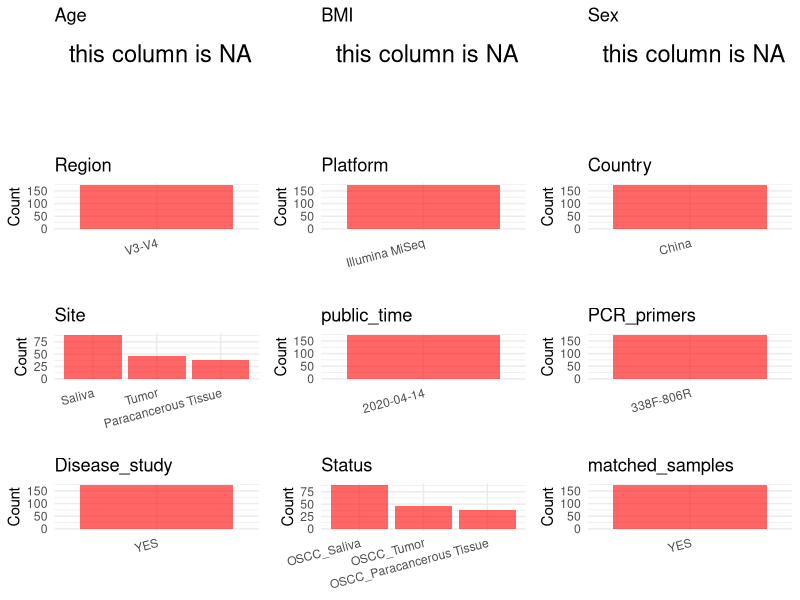

Generate this figure with R: (Note: this script raises an error after producing the figure.)
## ---- chunk 1
# Load necessary libraries
library(dplyr)
library(ggplot2)
library(cowplot)
library(readxl)

# Set working directory (update this path to your local directory)
setwd("/home/dongbiao/word_embedding_microbiome/all_data/oral/global-oral-microbiome/data/projects/OEP000837")

# Read the initial metadata files
initial_meta<-read_xlsx("OEP00000837_Data_1758007425482.xlsx",sheet = "sheet1")

# Combine the two metadata files
#meta <- rbind(initial_meta, initial_meta1)

# Remove entries where Organism is "gut metagenome" (non-oral samples)
#meta <- subset(meta, Organism != "gut metagenome")

# Check the number of samples containing "HT" in Sample.Name (e.g., healthy controls)
#nrow(subset(meta, grepl("HT", Sample.Name)))

# Display the first few rows of the metadata
head(initial_meta)
## ---- chunk 2
# Create a uniform metadata dataframe
metadata <- data.frame(
  BioProject = "OEP000837",
  Run = gsub("(.*)\\.fq\\.gz", "\\1", initial_meta$data_name),
  sample_name = initial_meta$sample_name,
  Age = NA,
  BMI = NA,
  Sex=NA,
  Region = "V3-V4",
  Platform = "Illumina MiSeq",
  Country = "China",
  #Site = "Saliva",
  public_time = "2020-04-14",
  stringsAsFactors = FALSE
)
metadata<-unique(metadata)
## ---- chunk 3

# Add information obtained from the publication
metadata$PCR_primers <- "338F-806R"
metadata$title <- "Oral Microbiota Analysis of Tissue Pairs and Saliva Samples From Patients With Oral Squamous Cell Carcinoma A Pilot Study"
metadata$Disease_study <- "YES"

# Assign disease status based on sample_name patterns
metadata<-metadata%>%
  mutate(Status=case_when(grepl("TY",sample_name)~"OSCC_Saliva",grepl("T|t",sample_name)~"OSCC_Tumor",grepl("C",sample_name)~"OSCC_Paracancerous Tissue"))

#get subjects id according to sample id
metadata<-metadata%>%
  mutate(Site=case_when(grepl("TY",sample_name)~"Saliva",grepl("T|t",sample_name)~"Tumor",grepl("C",sample_name)~"Paracancerous Tissue"))

metadata$sample_name<-gsub("-C|-T|-TY|-t","",metadata$sample_name)
#get subjects id with Saliva available
keep_subjects<-subset(metadata,Site %in% "Saliva")
#remove subjects without Saliva samples
metadata<-subset(metadata,sample_name %in% keep_subjects$sample_name)
#get subjects sampling counts
sample_counts <- table(metadata$sample_name)
# Create matched_samples column, any subjects have >=2 samples will be label "YES", otherwise "NO"
metadata$matched_samples <- ifelse(metadata$sample_name %in% names(sample_counts[sample_counts >= 2]), "YES", "NO")
rownames(metadata)<-1:nrow(metadata)
## ---- chunk 4
# Check the number of unique runs and sample names
print(paste("Number of unique runs:", length(unique(metadata$Run))))
print(paste("Number of unique sample names:", length(unique(metadata$sample_name))))
## ---- chunk 5
# Select columns for visualization
plot_data <- metadata %>%
  select(-BioProject, -Run, -sample_name, -title)

# Function to create simple plots for each column
create_simple_plots <- function(data) {
  plots <- list()
  
  for (col in colnames(data)) {
    # Check if the column is all NA
    if (all(is.na(data[[col]]))) {
      # Create an empty plot with text indicating all NA
      p <- ggplot() +
        annotate("text", x = 0.5, y = 0.5, label = "this column is NA", size = 6) +
        labs(title = col) +
        theme_void()
    } else if (is.numeric(data[[col]])) {
      # Numeric variable: histogram
      p <- ggplot(data, aes(x = .data[[col]])) +
        geom_histogram(fill = "blue", alpha = 0.6, bins = 20, na.rm = TRUE) +
        labs(title = col) +
        theme_minimal()
    } else {
      # Categorical variable: bar plot (remove NA values)
      count_data <- as.data.frame(table(data[[col]], useNA = "ifany"))
      p <- ggplot(count_data, aes(x = reorder(Var1, -Freq), y = Freq)) +
        geom_col(fill = "red", alpha = 0.6) +
        labs(title = col, x = NULL, y = "Count") +
        theme_minimal() +
        theme(axis.text.x = element_text(angle = 15, hjust = 1))
    }
    plots[[col]] <- p
  }
  
  return(plots)
}

# Generate and arrange plots
plots <- create_simple_plots(plot_data)
p<-plot_grid(plots$Age, 
          plots$BMI, 
          plots$Sex, 
          plots$Region, 
          plots$Platform, 
          plots$Country, 
          plots$Site,
          plots$public_time, 
          plots$PCR_primers,
          plots$Disease_study,
          plots$Status,
          plots$matched_samples,# add 
          ncol = 3, align = "hv", axis = "lb")
ggsave("Metadata_Summary.png", plot = p, width = 8, height = 6, dpi = 150)
## ---- chunk 6
knitr::include_graphics("Metadata_Summary.png")
## ---- chunk 7
# Reorder columns to match the desired format
metadata <- metadata[, c(
  "BioProject", "Run", "sample_name", "Age", "BMI", "Sex", 
  "Region", "Platform", "Country", "Site", "public_time", 
  "PCR_primers", "title", "Disease_study", "Status","matched_samples"
)]

# Export the uniform metadata to a CSV file
metadata<-unique(metadata)
write.csv(metadata, file = "metadata.csv", quote = FALSE)
head(metadata)
